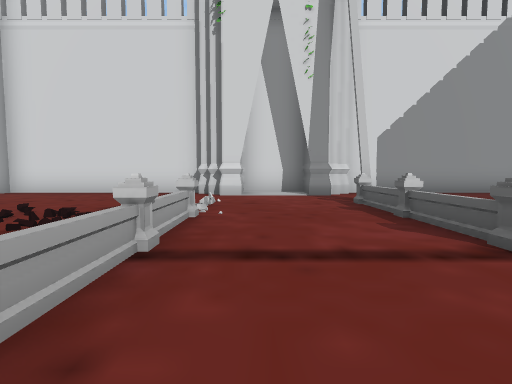
View 1 (above)

21 first-person views from a walk through a scene from a Unity 3-D project. The camera is 1.2 m above the floor, tilts 4° down and sees 85° across. The floor is counted in squares, 2 m on a side. Each view is taken from the middle of a square. On the plan, view 1 faces up. The plan holds only what a view shows up to about 9 squares ahead; the rest is blank. The place goes on beyond the plan. The player is left out.

View 2
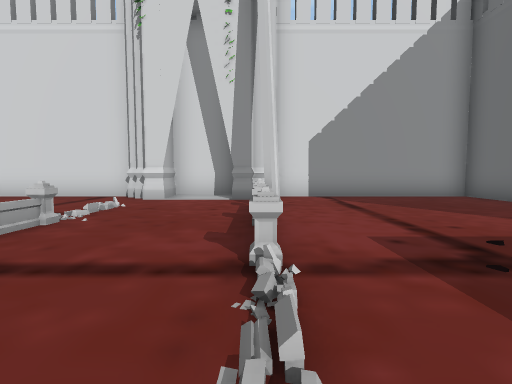

View 3
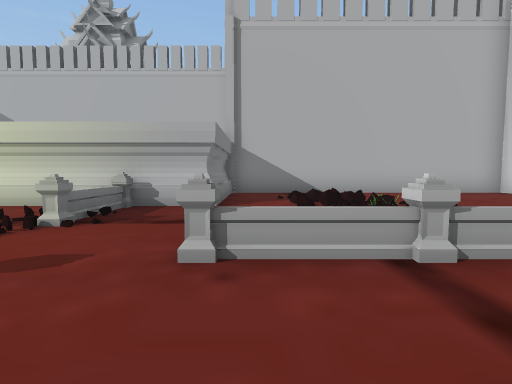

View 4
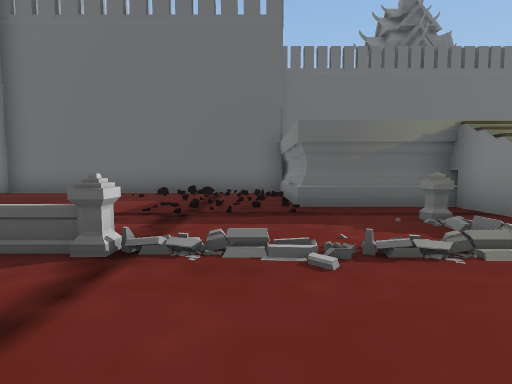

View 5
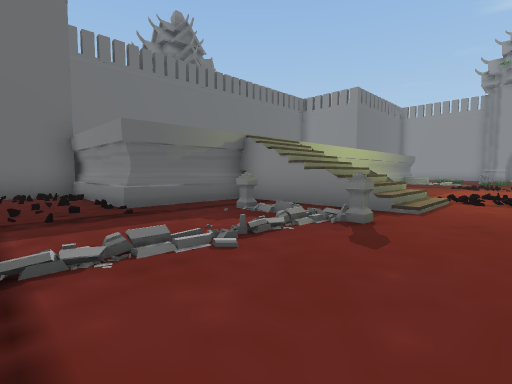

View 6
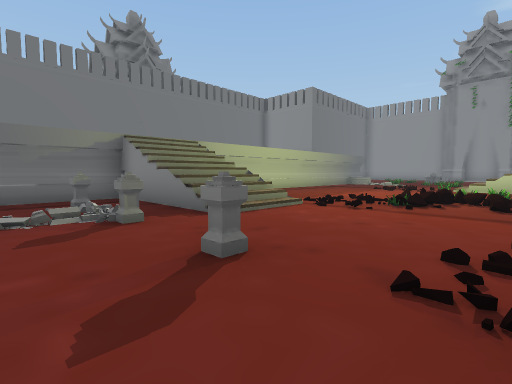

View 7
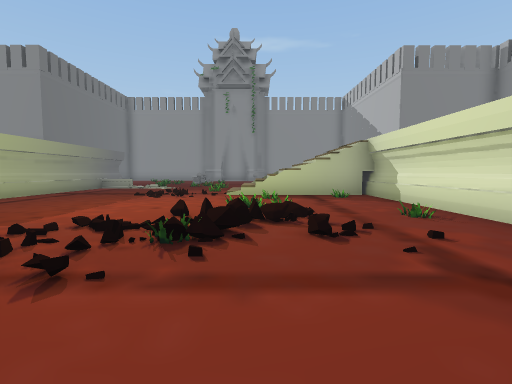

View 8
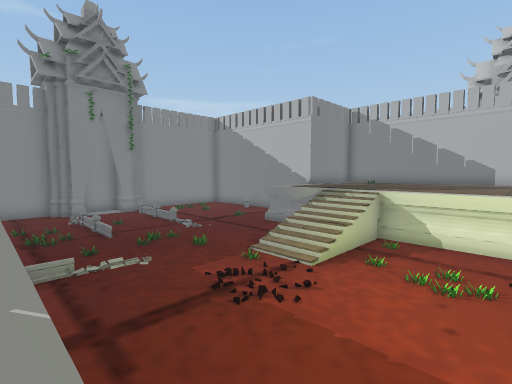

View 9
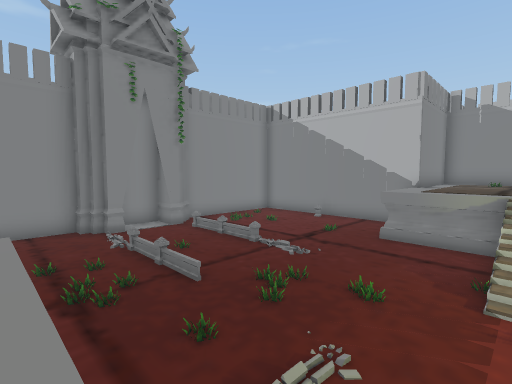

View 10
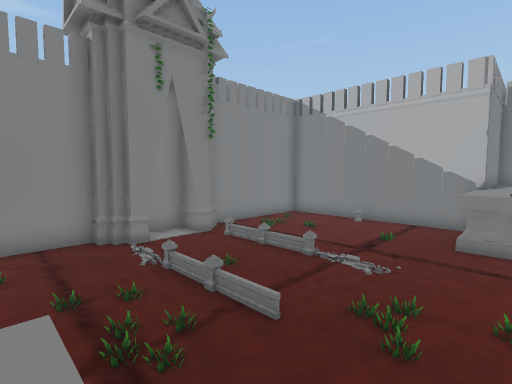

View 11
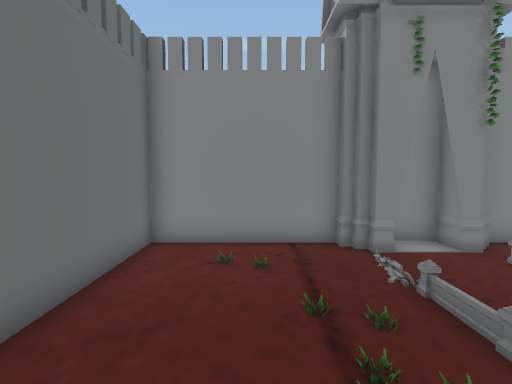

View 12
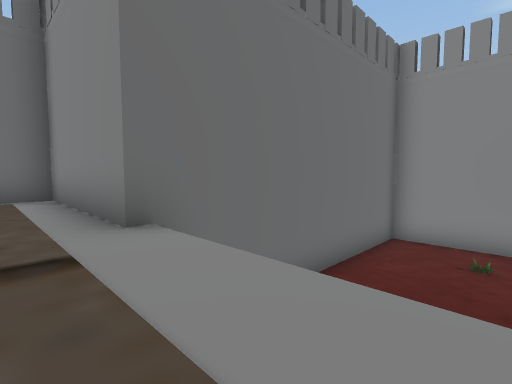

View 13
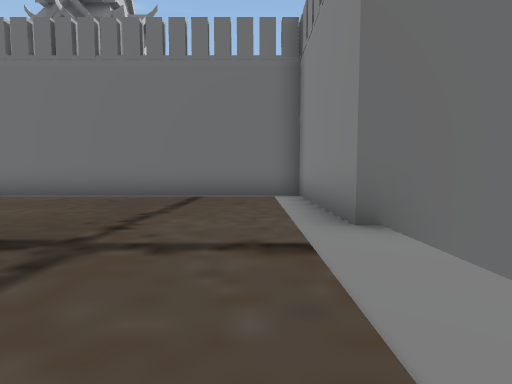

View 14
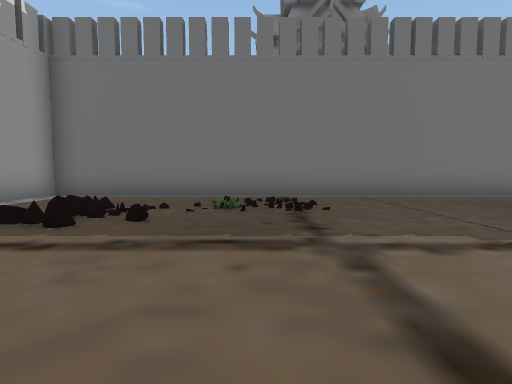

View 15
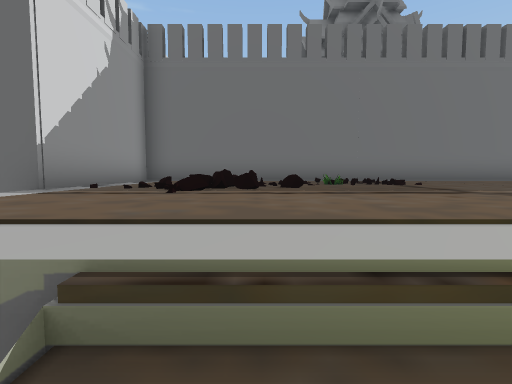

View 16
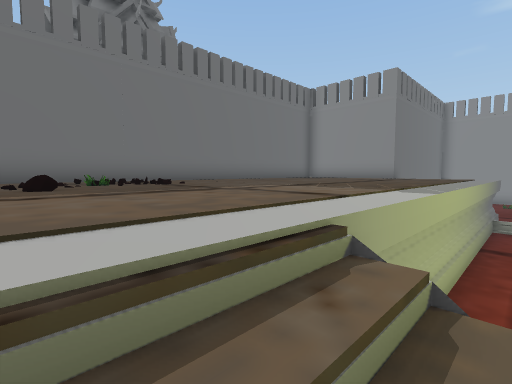

View 17
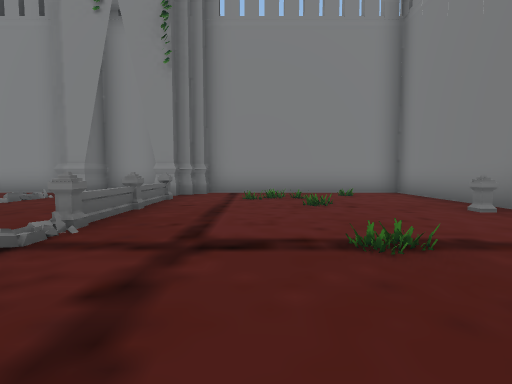

View 18
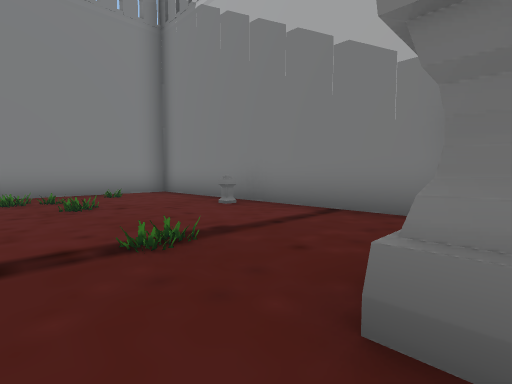

View 19
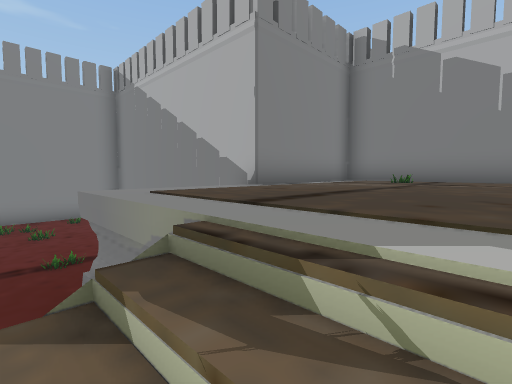

View 20
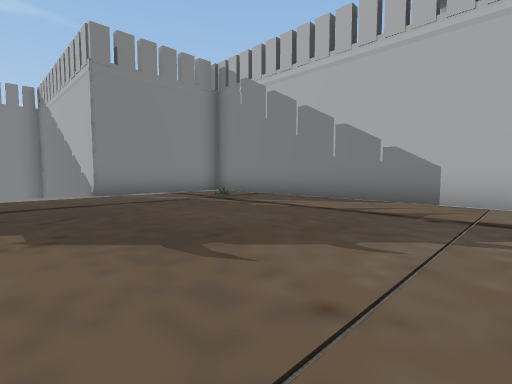

View 21
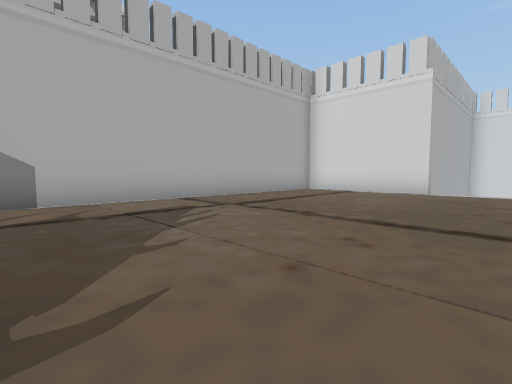

### Floor plan
Key: @ floor where view 1 was taken; # wall or solid block; . main floor; : floor 0.25 m higher than the main floor; + floor 0.75 m higher than the main floor; * floor 3 m higher than the main floor; % floor 3.25 m higher than the main floor; / step, stairs or slope; = window, fence, low wall or low ledge; F fence; O other object.
Columns run from 12 left of view 1 to 13 right of it. Each row starts with its distance up from view 1.
  9     ##################
  8     #......#..#......#
  7     #................#
  6     #....../..#......#
  5     #....../..F......#
  4      ...///F..F.....##
  3     #  /#//F..F.....#
  2     #..==  F..F..////#
  1    ##....  F../..////#####
  0     *****...@./../*******#
 -1   ******FFF.F.FF./*******#
 -2 #******* //....../**#=***#
 -3 #********....////***#=***#
 -4 #*******  ...////********#
 -5 #******* ..../.  /****O**#
 -6  ********...O... /****%**#
 -7 #********O.O#..../*******#
 -8 #********..O...../*******#
 -9 #********..O...../*******#
-10 #*******/O..//.../*******#
-11 #*******///////../*******#
-12 #*******///+O..../*******#
-13 #*O***** ..O...../*******#
-14 #********...O...F/*******#
-15 #  ******....OOO./*******#
-16   ###....../.O...    ####
-17     #...O../..FOO    #
-18     #......F..F.O....#
-19     #F.....F.OFOO....
-20     #...O..F..F......#
-21     #....O.F..:..OO..#
-22     #..OOO...........#
-23     #......#..#......#
-24     ##################

Positions as (right, up) in squares from view 1, and headings:
1: (0, 0), facing up
2: (2, 0), facing up
3: (1, 1), facing left
4: (0, 1), facing right
5: (0, 2), facing down-right
6: (-2, 0), facing down-right
7: (-1, -3), facing down
8: (5, -7), facing down-left
9: (5, -12), facing down-left
10: (5, -14), facing down-left
11: (5, -15), facing down
12: (5, -14), facing down-right
13: (5, -14), facing right
14: (5, -5), facing right
15: (4, -3), facing right
16: (4, -3), facing down-right
17: (-3, -15), facing down
18: (-3, -15), facing down-left
19: (-3, -11), facing down-left
20: (-5, -7), facing down-left
21: (-5, -9), facing up-left
